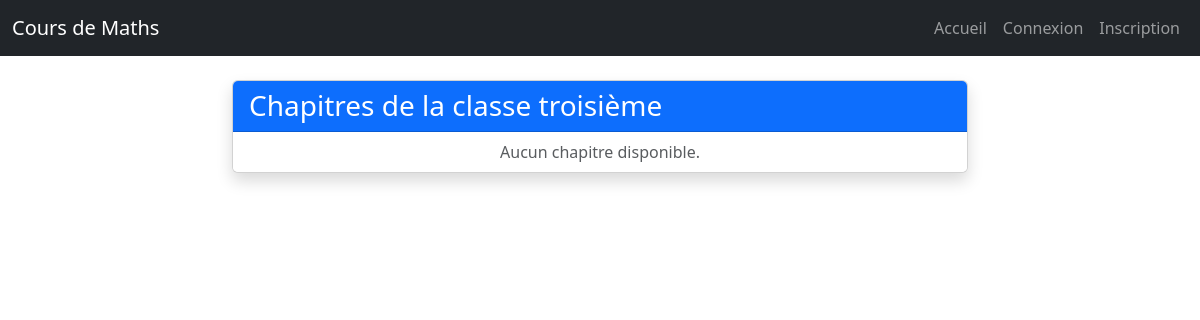
The page /eleves/classe/5/ on the database as committed earlier.
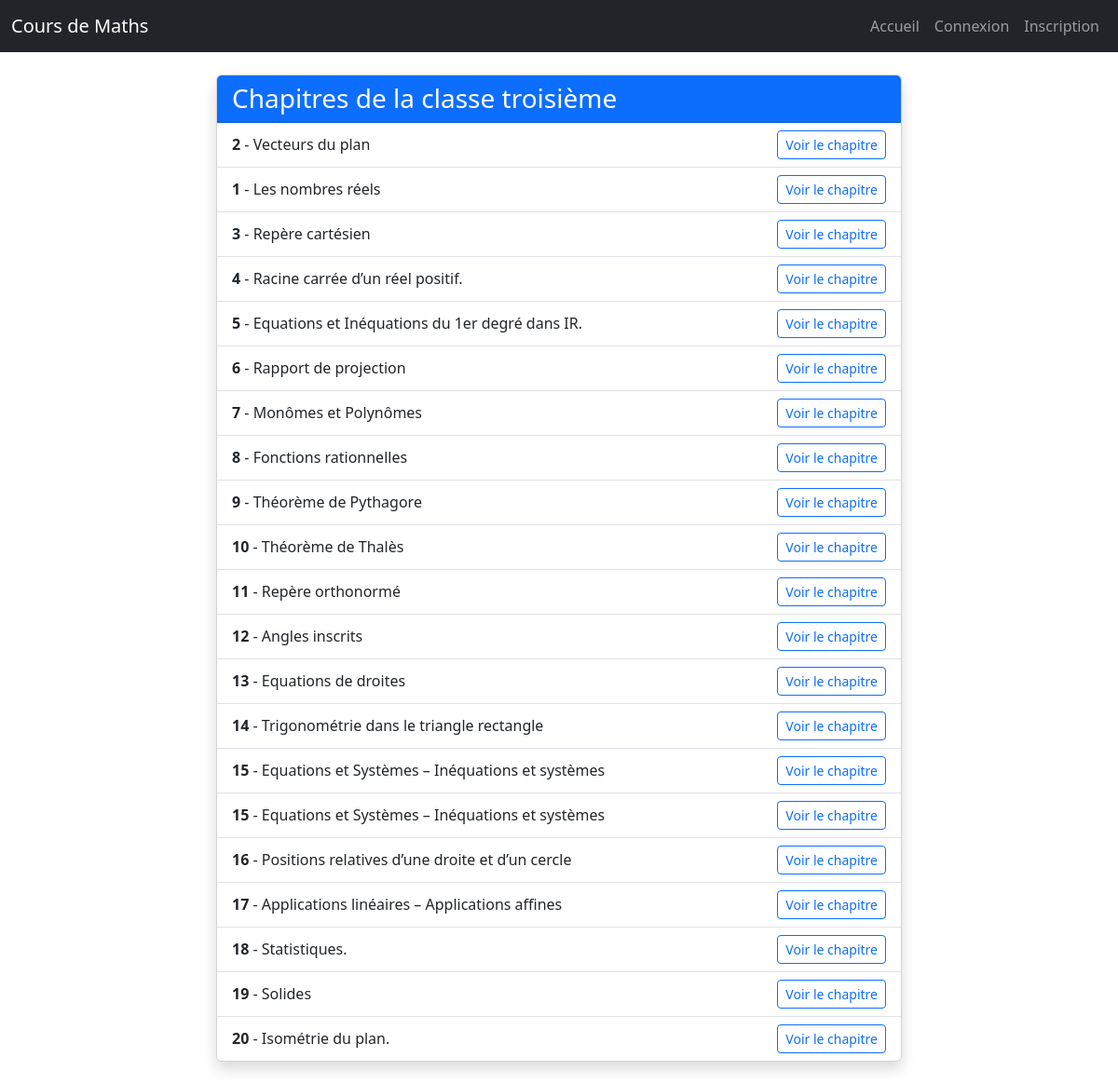
The same page on the database as committed later.
### cours_maths/models.py (models this page shows, shortened)
class Classe(models.Model):
    nom = models.CharField(max_length=100)

class Chapitre(models.Model):
    titre = models.CharField(max_length=200)
    numero = models.IntegerField()
    classe = models.ForeignKey(Classe, on_delete=models.CASCADE, related_name="chapitres")

### cours_maths/views.py (the view)
# urls.py: path('eleves/classe/<int:classe_id>/', views.liste_chapitres, name='liste_chapitres'),
def liste_chapitres(request, classe_id):
    classe = get_object_or_404(Classe, id=classe_id)
    chapitres = classe.chapitres.all()
    return render(request, 'cours_maths/chapitre.html', {'classe': classe, 'chapitres': chapitres})

### cours_maths/templates/cours_maths/chapitre.html (shortened to what this page needs)
    {% extends "cours_maths/base.html" %}
{% block content %}
<div class="row justify-content-center">
  <div class="col-md-8">
    <div class="card shadow mb-4">
      <div class="card-header bg-primary text-white">
        <h3 class="mb-0">Chapitres de la classe {{ classe.nom }}</h3>
      </div>
      <ul class="list-group list-group-flush">
        {% for chapitre in chapitres %}
          <li class="list-group-item d-flex justify-content-between align-items-center">
            <span>
              <strong>{{ chapitre.numero }}</strong> - {{ chapitre.titre }}
            </span>
            <a href="{% url 'chapitre_detail' chapitre.id %}" class="btn btn-outline-primary btn-sm">Voir le chapitre</a>
          </li>
        {% empty %}
          <li class="list-group-item text-center text-muted">Aucun chapitre disponible.</li>
        {% endfor %}
      </ul>
    </div>
  </div>
</div>
{% endblock %}

### cours_maths/templates/cours_maths/base.html (shortened to what this page needs)
{% load static %}
<!DOCTYPE html>
<html lang="fr">
<head>
  <link rel="stylesheet" href="https://cdn.jsdelivr.net/npm/bootstrap@5.3.0/dist/css/bootstrap.min.css">
</head>
<body>
<nav class="navbar navbar-expand-lg navbar-dark bg-dark">
  <div class="container-fluid">
    <a class="navbar-brand" href="{% url 'accueil_eleves' %}">Cours de Maths</a>
    <div class="collapse navbar-collapse" id="navbarNav">
      <ul class="navbar-nav ms-auto">
  <li class="nav-item"><a class="nav-link" href="{% url 'accueil_eleves' %}">Accueil</a></li>
  {% if user.is_authenticated %}
    <li class="nav-item"><a class="nav-link" href="{% url 'logout' %}">Déconnexion</a></li>
  {% else %}
    <li class="nav-item"><a class="nav-link" href="{% url 'login' %}">Connexion</a></li>
    <li class="nav-item"><a class="nav-link" href="{% url 'signup' %}">Inscription</a></li>
  {% endif %}
</ul>
    </div>
  </div>
</nav>
<div class="container mt-4">
  {% block content %}
  {% endblock %}
</div>
</body>
</html>

Rows that differ between the two databases and show on the page:
added Chapitre: numero "2", titre "Vecteurs du plan"
added Chapitre: numero "1", titre "Les nombres réels"
added Chapitre: numero "3", titre "Repère cartésien"
added Chapitre: numero "4", titre "Racine carrée d’un réel positif."
added Chapitre: numero "5", titre "Equations et Inéquations du 1er degré dans IR."
added Chapitre: numero "6", titre "Rapport de projection"
added Chapitre: numero "7", titre "Monômes et Polynômes"
added Chapitre: numero "8", titre "Fonctions rationnelles"
added Chapitre: numero "9", titre "Théorème de Pythagore"
added Chapitre: numero "10", titre "Théorème de Thalès"
added Chapitre: numero "11", titre "Repère orthonormé"
added Chapitre: numero "12", titre "Angles inscrits"
added Chapitre: numero "13", titre "Equations de droites"
added Chapitre: numero "14", titre "Trigonométrie dans le triangle rectangle"
added Chapitre: numero "15", titre "Equations et Systèmes – Inéquations et systèmes"
added Chapitre: numero "15", titre "Equations et Systèmes – Inéquations et systèmes"
added Chapitre: numero "16", titre "Positions relatives d’une droite et d’un cercle"
added Chapitre: numero "17", titre "Applications linéaires – Applications affines"
added Chapitre: numero "18", titre "Statistiques."
added Chapitre: numero "19", titre "Solides"
added Chapitre: numero "20", titre "Isométrie du plan."
Other text that changed with them:
text no longer shown: "Aucun chapitre disponible."
